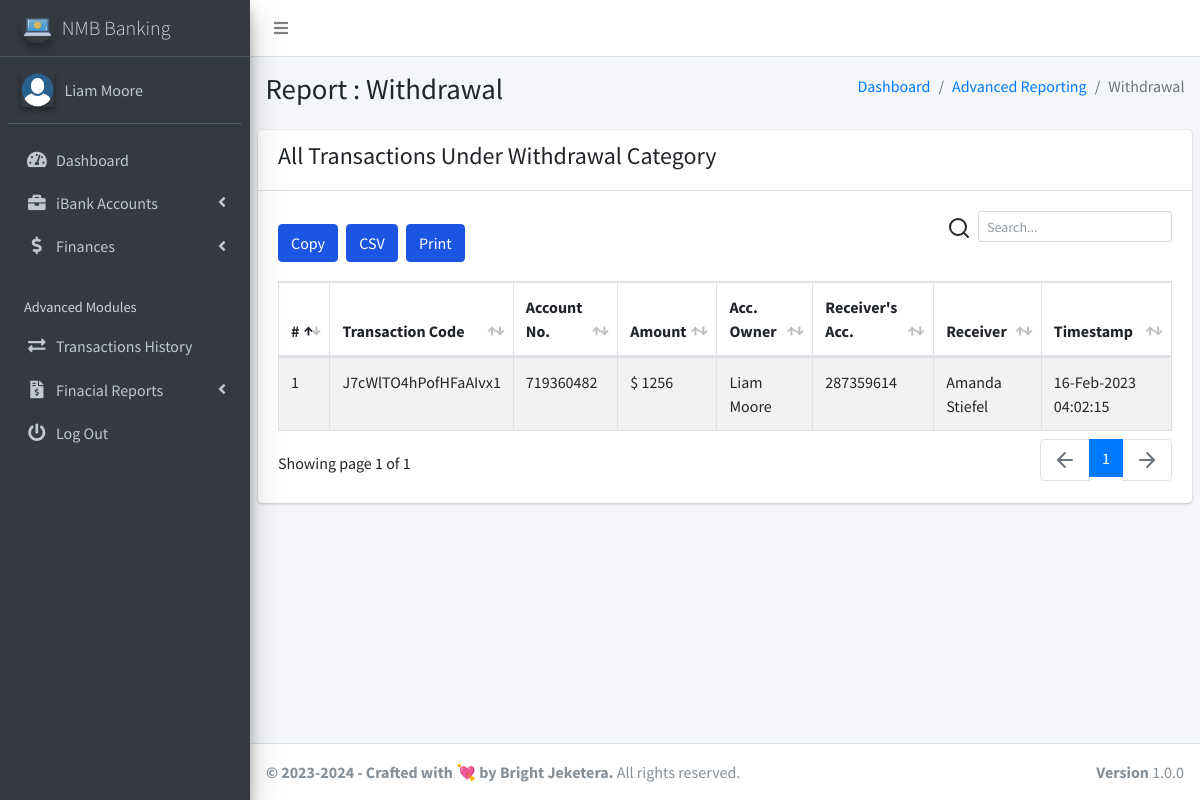
The app's page /client/pages_financial_reporting_transfers.php (signed in) with its own data.
### tables this page shows
CREATE TABLE `ib_systemsettings` (
  `id` int(20) NOT NULL,
  `sys_name` longtext NOT NULL,
  `sys_tagline` longtext NOT NULL,
  `sys_logo` varchar(200) NOT NULL
);

CREATE TABLE `ib_clients` (
  `client_id` int(11) NOT NULL,
  `name` varchar(200) NOT NULL,
  `national_id` varchar(200) NOT NULL,
  `phone` varchar(200) NOT NULL,
  `address` varchar(200) NOT NULL,
  `email` varchar(200) UNIQUE NOT NULL ,
  `password` varchar(200) NOT NULL,
  `profile_pic` varchar(200),
  `face_login_token` varchar(200),
  `acc_token` varchar(200),
  `client_number` varchar(200) NOT NULL,
  `last_login_ip` varchar(200) NOT NULL,
  `last_login_agent` varchar(200) NOT NULL,
  `last_login_attempts` int default 0
);

CREATE TABLE `ib_transactions` (
  `tr_id` int(20) NOT NULL,
  `tr_code` varchar(200) NOT NULL,
  `account_id` varchar(200) NOT NULL,
  `acc_name` varchar(200) NOT NULL,
  `account_number` varchar(200) NOT NULL,
  `acc_type` varchar(200) NOT NULL,
  `acc_amount` varchar(200) NOT NULL,
  `tr_type` varchar(200) NOT NULL,
  `tr_status` varchar(200) NOT NULL,
  `client_id` varchar(200) NOT NULL,
  `client_name` varchar(200) NOT NULL,
  `client_national_id` varchar(200) NOT NULL,
  `transaction_amt` varchar(200) NOT NULL,
  `client_phone` varchar(200) NOT NULL,
  `receiving_acc_no` varchar(200) NOT NULL,
  `created_at` timestamp(6) NOT NULL DEFAULT current_timestamp(6) ON UPDATE current_timestamp(6),
  `receiving_acc_name` varchar(200) NOT NULL,
  `receiving_acc_holder` varchar(200) NOT NULL
);

### client/pages_financial_reporting_transfers.php (the view, shortened to what this page needs)
<?php
include('conf/config.php');
?>
<!DOCTYPE html>
<html>
<?php include("dist/_partials/head.php"); ?>
<body class="hold-transition sidebar-mini layout-fixed layout-navbar-fixed">
  <div class="wrapper">
    <?php include("dist/_partials/nav.php"); ?>
    <?php include("dist/_partials/sidebar.php"); ?>
    <div class="content-wrapper">
      <section class="content-header">
        <div class="container-fluid">
          <div class="row mb-2">
            <div class="col-sm-6">
              <h1>Report : Withdrawal</h1>
            </div>
            <div class="col-sm-6">
              <ol class="breadcrumb float-sm-right">
                <li class="breadcrumb-item"><a href="pages_dashboard.php">Dashboard</a></li>
                <li class="breadcrumb-item"><a href="pages_financial_reporting_withdrawals.php">Advanced Reporting</a></li>
                <li class="breadcrumb-item active">Withdrawal</li>
              </ol>
            </div>
          </div>
        </div>
      </section>
      <section class="content">
        <div class="row">
          <div class="col-12">
            <div class="card">
              <div class="card-header">
                <h4>All Transactions Under Withdrawal Category</h4>
              </div>
              <div class="card-body">
                <table id="export" class="table table-bordered table-hover table-striped">
                  <thead>
                    <tr>
                      <th>#</th>
                      <th>Transaction Code</th>
                      <th>Account No.</th>
                      <th>Amount</th>
                      <th>Acc. Owner</th>
                      <th>Receiver's Acc.</th>
                      <th>Receiver</th>
                      <th>Timestamp</th>
                    </tr>
                  </thead>
                  <tbody>
                    <?php
                    $client_id = $_SESSION['client_id'];
                    $ret = "SELECT * FROM  ib_transactions  WHERE tr_type = 'Transfer'AND client_id =? ";
                    $stmt = $mysqli->prepare($ret);
                    $stmt->bind_param('i', $client_id);
                    $stmt->execute();
                    $res = $stmt->get_result();
                    $cnt = 1;
                    while ($row = $res->fetch_object()) {
                      $transTstamp = $row->created_at;
                    ?>
                      <tr>
                        <td><?php echo $cnt; ?></td>
                        <td><?php echo $row->tr_code; ?></a></td>
                        <td><?php echo $row->account_number; ?></td>
                        <td>$ <?php echo $row->transaction_amt; ?></td>
                        <td><?php echo $row->client_name; ?></td>
                        <td><?php echo $row->receiving_acc_no; ?></td>
                        <td><?php echo $row->receiving_acc_holder; ?></td>
                        <td><?php echo date("d-M-Y h:m:s ", strtotime($transTstamp)); ?></td>
                      </tr>
                    <?php $cnt = $cnt + 1;
                    } ?>
                </table>
              </div>
            </div>
          </div>
        </div>
      </section>
    </div>
    <?php include("dist/_partials/footer.php"); ?>
  </div>
</body>
</html>

### client/dist/_partials/sidebar.php (shortened to what this page needs)
<aside class="main-sidebar sidebar-dark-primary elevation-4">
  <?php
  $client_id = $_SESSION['client_id'];
  $ret = "SELECT * FROM  ib_clients  WHERE client_id = ? ";
  $stmt = $mysqli->prepare($ret);
  $stmt->bind_param('i', $client_id);
  $stmt->execute();
  $res = $stmt->get_result();
  while ($row = $res->fetch_object()) {
    if ($row->profile_pic == '') {
      $profile_picture = "<img src='../admin/dist/img/user_icon.png' class=' elevation-2' alt='User Image'>
                ";
    } else {
      $profile_picture = "<img src='../admin/dist/img/$row->profile_pic' class='elevation-2' alt='User Image'>
                ";
    }
    $ret = "SELECT * FROM `ib_systemsettings` ";
    $stmt = $mysqli->prepare($ret);
    $stmt->execute();
    $res = $stmt->get_result();
    while ($sys = $res->fetch_object()) {
  ?>
      <a href="pages_dashboard.php" class="brand-link">
        <img src="../admin/dist/img/<?php echo $sys->sys_logo;?>" alt="iBanking Logo" class="brand-image img-circle elevation-3" style="opacity: .8">
        <span class="brand-text font-weight-light"><?php echo $sys->sys_name;?></span>
      </a>
      <div class="sidebar">
        <div class="user-panel mt-3 pb-3 mb-3 d-flex">
          <div class="image">
            <?php echo $profile_picture; ?>
          </div>
          <div class="info">
            <a href="/client/pages_account.php" class="d-block"><?php echo $row->name; ?></a>
          </div>
        </div>
        <nav class="mt-2">
          <ul class="nav nav-pills nav-sidebar flex-column" data-widget="treeview" role="menu" data-accordion="false">
            <li class="nav-item has-treeview">
              <a href="pages_dashboard.php" class="nav-link">
                <i class="nav-icon fas fa-tachometer-alt"></i>
                <p>
                  Dashboard
                </p>
              </a>
            </li>
            <li class="nav-item has-treeview">
              <a href="#" class="nav-link">
                <i class="nav-icon fas fa-briefcase"></i>
                <p>
                  iBank Accounts
                  <i class="fas fa-angle-left right"></i>
                </p>
              </a>
            </li>
            <li class="nav-item has-treeview">
              <a href="#" class="nav-link">
                <i class="nav-icon fas fa-dollar-sign"></i>
                <p>
                  Finances
                  <i class="fas fa-angle-left right"></i>
                </p>
              </a>
            </li>
            <li class="nav-header">Advanced Modules</li>
            <li class="nav-item">
              <a href="pages_transactions_engine.php" class="nav-link">
                <i class="nav-icon fas fa-exchange-alt"></i>
                <p>
                  Transactions History
                </p>
              </a>
            </li>
            <li class="nav-item has-treeview">
              <a href="#" class="nav-link">
                <i class="nav-icon fas fa-file-invoice-dollar"></i>
                <p>
                  Finacial Reports
                  <i class="fas fa-angle-left right"></i>
                </p>
              </a>
            </li>
            <li class="nav-item">
              <a href="pages_logout.php" class="nav-link">
                <i class="nav-icon fas fa-power-off"></i>
                <p>
                  Log Out
                </p>
              </a>
            </li>
          </ul>
        </nav>
      </div>
</aside>
<?php
    }
  } ?>

### client/dist/_partials/footer.php
<?php
$ret = "SELECT * FROM `ib_systemsettings` ";
$stmt = $mysqli->prepare($ret);
$stmt->execute();
$res = $stmt->get_result();
while ($sys = $res->fetch_object()) {
?>
  <footer class="main-footer">
    <strong>&copy; 2023-<?php echo date('Y'); ?> - Crafted with 💘 by Bright Jeketera.</strong>
    All rights reserved.
    <div class="float-right d-none d-sm-inline-block">
      <b>Version</b> 1.0.0
    </div>
  </footer>
<?php } ?>

### records on screen
ib_clients: name "Liam Moore"
ib_systemsettings: sys_logo (picture), sys_name "NMB Banking", ib_clients.profile_pic (picture)
ib_transactions: tr_code "J7cWlTO4hPofHFaAIvx1", account_number "719360482", transaction_amt "1256", client_name "Liam Moore", receiving_acc_no "287359614", receiving_acc_holder "Amanda Stiefel", created_at "16-Feb-2023 04:02:15"
